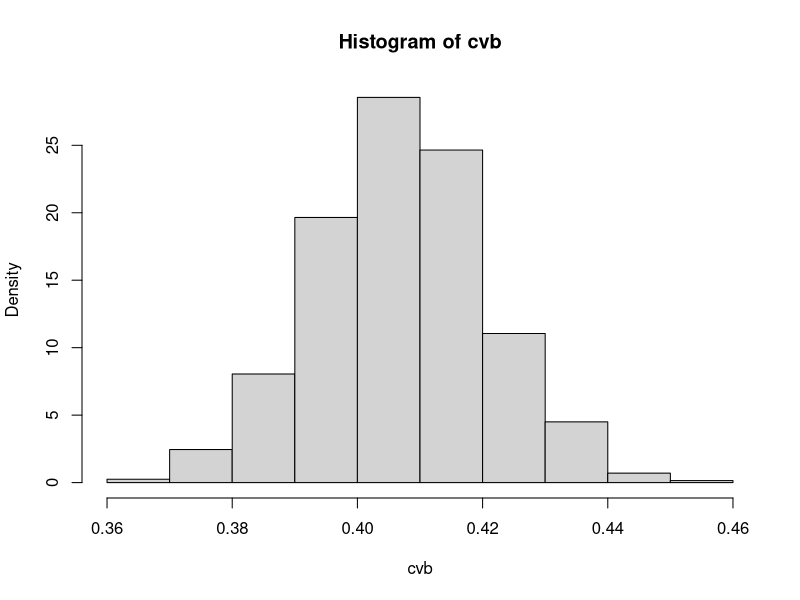

This figure's R source: (Note: this script raises an error after producing the figure.)
##This is R Code for Statistical Computing

## Problem 1

## Load MASS Library
library (MASS)
attach (Boston)

x<-Boston$medv
cv<-sd(x)/mean(x);cv  

N=2000
n<-length(x);n
cvb<-numeric(N)

##Bootstrap estimate of standard error of cv

for (k in 1:N) 
{
i<-sample(1:n, size=n, replace=TRUE)  

xbar<-mean(x[i])
s<-sd(x[i])
cvb[k]<-s/xbar
}

se.cv<-sd(cvb);se.cv 
hist(cvb,prob=TRUE)
m<-2000
cvm<-numeric(m)

for(k in 1:m)
{
  i<-sample(1:n, size=n, replace=TRUE)
  xbar<-mean(x[i])
  s<-sd(x[i])
  cvm[k]<-s/xbar
}

mean.cvm<-mean(cvm);mean.cvm ##Answer 1-1.

bias<-mean(cvm)-cv;bias

##Bootstrap Percentile confidence interval

alfa<-0.05
ci<-quantile (cvm,c(alfa/2,1-alfa/2),type=1);ci     ## Answer for 1-2


##Calculate Standard error for T Distribution

error<-qt (.975,df=n-1)*s/sqrt(n);error

cit.upper<-mean(cvm)+error;cit.upper
cit.bot<-mean(cvm)-error;cit.bot     ## Answer for 1-3



##Calculate Standard error for BCa Bootstrap confidence interval

for (k in 1:p)
{
  i<-sample (1:n, size=n, replace=TRUE)
  xbar<-mean(x[i])
  minus<-(x[i]-xbar)^2
  
  
  
}

library(boot)

boot(data=x, statistic=c, R=1000, conf=0.95)

boot.ci(cvm,type="bca")

